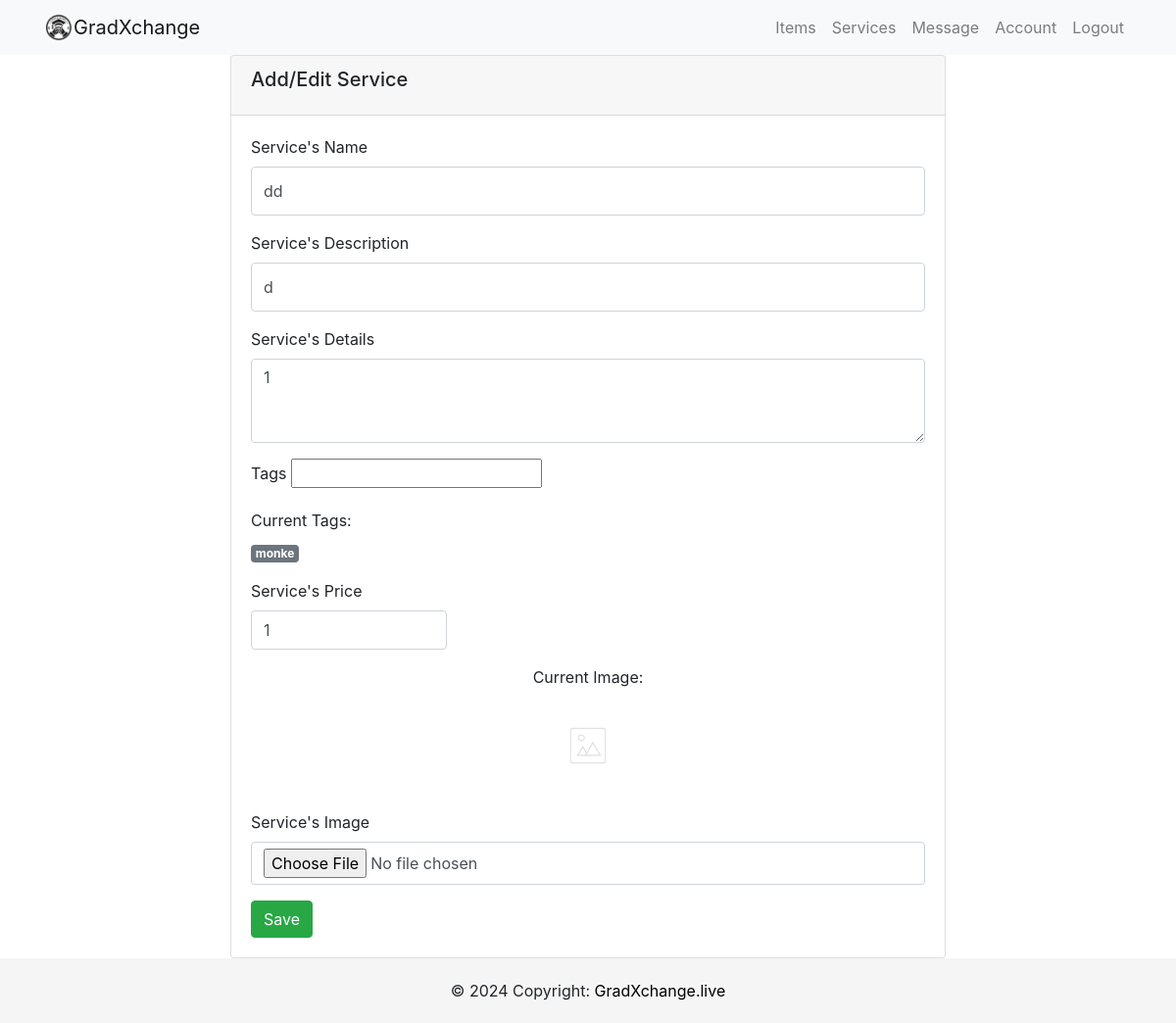
Page /service/edit/14/ (signed in) on the earlier database version.
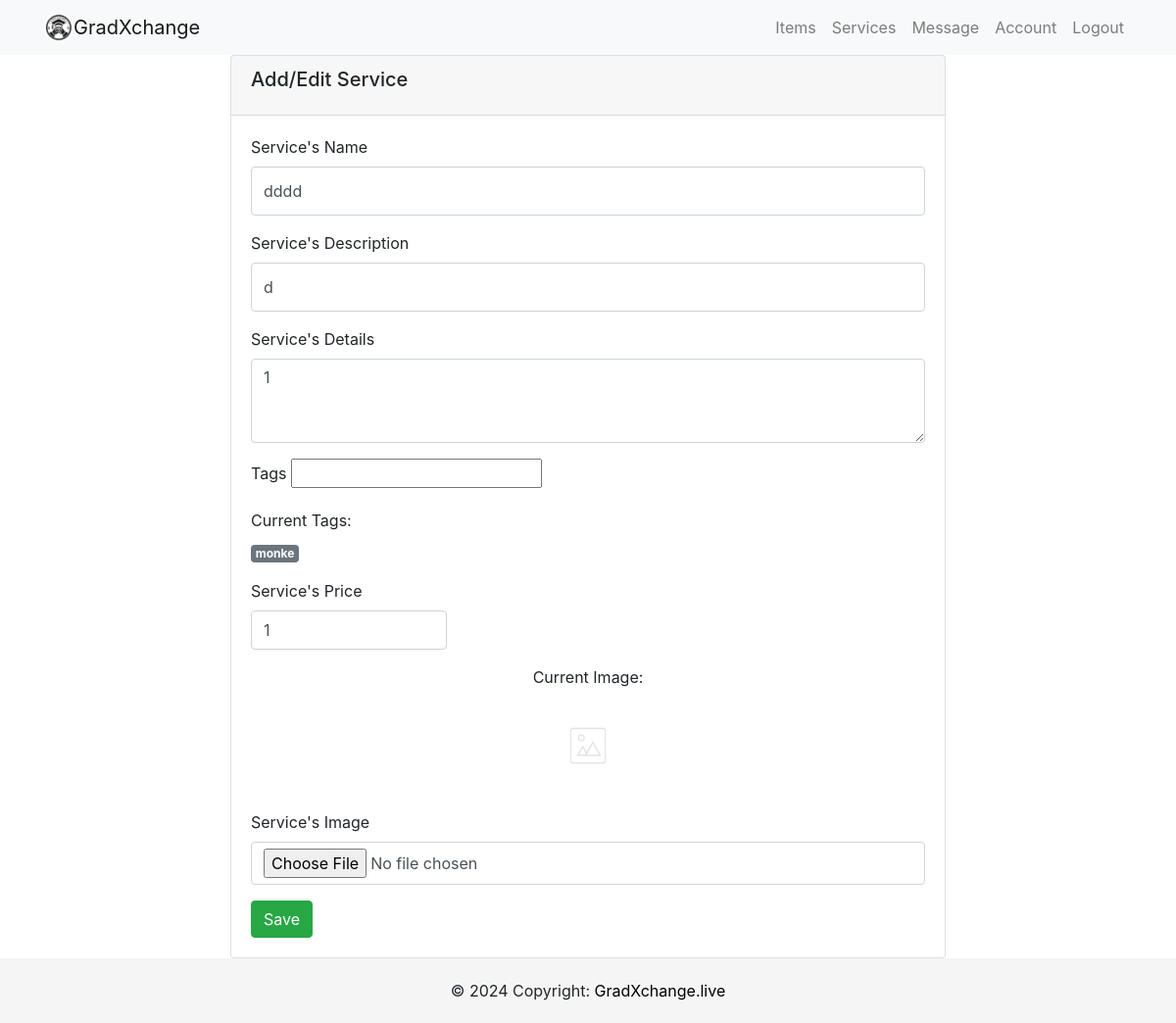
Same page on the later database version.
### service/models.py (models this page shows, shortened)
class Service(models.Model):
    tags = TaggableManager()
    service_name = models.CharField(max_length=200)
    service_desc = models.CharField(max_length=200)
    service_detail = models.CharField(max_length=2000)
    service_price = models.IntegerField()
    service_image = models.ImageField(upload_to='images_service', default="notfound.png")
    created =  models.DateTimeField(auto_now_add=True)
    user_name = models.ForeignKey(User, on_delete=models.CASCADE,default=1)

### service/views.py (the view)
# urls.py: path('edit/<int:id>/', views.update_service,name='update_service'),
@login_required
def update_service(request, id):
    service = get_object_or_404(Service, id=id)
    if request.method == 'POST':
        form = ServiceForm(request.POST, request.FILES, instance=service)
        if form.is_valid():
            form.save()
            messages.success(request, 'Service updated successfully!')
            return redirect(reverse('account', kwargs={'username': request.user.username}))
    else:
        form = ServiceForm(instance=service)
    return render(request, 'service/service-form.html', {'form': form, 'service': service})

### service/forms.py (shortened to what this page needs)
class ServiceForm(forms.ModelForm):
    tags = TagField(required=False, help_text="Enter comma-separated tags")
    class Meta:
        model = Service
        fields = ['service_name', 'service_desc', 'service_detail','service_price','service_image','tags']
        widgets = {
            'service_name': forms.TextInput(attrs={'class': 'form-control'}),
            'service_desc': forms.TextInput(attrs={'class': 'form-control'}),
            'service_detail': forms.Textarea(attrs={'class': 'form-control', 'rows': 3}),
            'service_price': forms.NumberInput(attrs={'class': 'form-control'}),
            'service_image': forms.FileInput(attrs={'class': 'form-control'}),
        }
        labels = {
            'service_name': "Service's Name",
            'service_desc': "Service's Description",
            'service_detail': "Service's Details",
            'service_price': "Service's Price",
            'service_image': "Service's Image",
        }

### service/templates/service/service-form.html (shortened to what this page needs)
{% extends 'users/base.html' %}
{% block body %}
<div class="container" id="item-edit-form">
    <div class="row">
        <div class="col-md-8 offset-md-2">
            <div class="card">
                <div class="card-header">
                    <h5 class="card-title">Add/Edit Service</h5>
                </div>
                <div class="card-body">
                    <form method="POST" enctype="multipart/form-data">
                        <div class="form-group">
                            <label for="{{ form.service_name.id_for_label }}">{{ form.service_name.label }}</label>
                            {{ form.service_name }}
                        </div>
                        <div class="form-group">
                            <label for="{{ form.service_desc.id_for_label }}">{{ form.service_desc.label }}</label>
                            {{ form.service_desc }}
                        </div>
                        <div class="form-group">
                            <label for="{{ form.service_detail.id_for_label }}">{{ form.service_detail.label }}</label>
                            {{ form.service_detail }}
                        </div>
                        <div class="form-group">
                            <label for="{{ form.tags.id_for_label }}">{{ form.tags.label }}</label>
                            {{ form.tags }}
                        </div>
                        {% if form.instance.pk %}
                        <div class="form-group">
                            <label>Current Tags:</label>
                            <div>
                                {% for tag in form.instance.tags.all %}
                                <span class="badge badge-secondary">{{ tag.name }}</span>
                                {% empty %}
                                <span>No tags yet.</span>
                                {% endfor %}
                            </div>
                        </div>
                        {% endif %}
                        <div class="form-group">
                            <label for="{{ form.item_price.id_for_label }}">{{ form.service_price.label }}</label>
                            <div style="max-width: 200px;">
                                {{ form.service_price }}
                            </div>
                        </div>
                        {% if form.instance.service_image %}
                        <div class="form-group text-center">
                            <label>Current Image:</label><br>
                            <img src="{{ form.instance.service_image.url }}" alt="service Image"
                                style="max-width: 100%; height: auto; max-height: 100px;">
                        </div>
                        {% endif %}
                        <div class="form-group">
                            <label for="{{ form.service_image.id_for_label }}">{{ form.service_image.label }}</label>
                            {{ form.service_image }}
                        </div>
                        <button class="btn btn-success" type="submit">Save</button>
                    </form>
                </div>
            </div>
        </div>
    </div>
</div>
{% endblock %}

Differences in the rows shown:
changed Service: service_name "dd" → "dddd"
